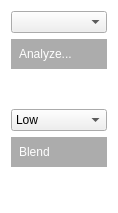
<?xml version="1.0" encoding="UTF-8"?>
<ui version="4.0">
 <class>ManualBlendWidget</class>
 <widget class="QWidget" name="ManualBlendWidget">
  <property name="geometry">
   <rect>
    <x>0</x>
    <y>0</y>
    <width>118</width>
    <height>213</height>
   </rect>
  </property>
  <property name="windowTitle">
   <string>Form</string>
  </property>
  <property name="styleSheet">
   <string notr="true">QWidget#ManualBlendWidget{background:transparent}

QPushButton { 
	background:rgb(90,90,90,128);
	border: 3px solid rgb(90,90,90,0);
	padding: 5px;
    color: white;
	font-size: 12px;
	text-align:left;
}

QPushButton:hover{ background:rgb(255,153,0); border-color:rgb(255,153,0); }
QPushButton:pressed{ background:rgb(255,153,0); border-color:#FFB444; top:2px; }
QPushButton:checked{ background:rgb(255,153,0); border-color:#FFFFFF; top:2px; }
</string>
  </property>
  <layout class="QGridLayout" name="gridLayout">
   <item row="4" column="0">
    <widget class="QPushButton" name="blendButton">
     <property name="text">
      <string>Blend</string>
     </property>
     <property name="icon">
      <iconset resource="../../media/TopoBlender.qrc">
       <normaloff>:/icons/ManualBlend/mb_blend.png</normaloff>:/icons/ManualBlend/mb_blend.png</iconset>
     </property>
     <property name="iconSize">
      <size>
       <width>24</width>
       <height>24</height>
      </size>
     </property>
    </widget>
   </item>
   <item row="0" column="0">
    <widget class="QComboBox" name="categoriesBox"/>
   </item>
   <item row="1" column="0">
    <widget class="QPushButton" name="analyzeButton">
     <property name="text">
      <string>Analyze...</string>
     </property>
     <property name="icon">
      <iconset resource="../../media/TopoBlender.qrc">
       <normaloff>:/icons/ManualBlend/mb_analyze.png</normaloff>:/icons/ManualBlend/mb_analyze.png</iconset>
     </property>
     <property name="iconSize">
      <size>
       <width>24</width>
       <height>24</height>
      </size>
     </property>
    </widget>
   </item>
   <item row="5" column="0">
    <spacer name="verticalSpacer">
     <property name="orientation">
      <enum>Qt::Vertical</enum>
     </property>
     <property name="sizeHint" stdset="0">
      <size>
       <width>20</width>
       <height>40</height>
      </size>
     </property>
    </spacer>
   </item>
   <item row="2" column="0">
    <spacer name="verticalSpacer_2">
     <property name="orientation">
      <enum>Qt::Vertical</enum>
     </property>
     <property name="sizeHint" stdset="0">
      <size>
       <width>20</width>
       <height>40</height>
      </size>
     </property>
    </spacer>
   </item>
   <item row="3" column="0">
    <widget class="QComboBox" name="reconResolution">
     <item>
      <property name="text">
       <string>Low</string>
      </property>
     </item>
     <item>
      <property name="text">
       <string>Medium</string>
      </property>
     </item>
     <item>
      <property name="text">
       <string>High</string>
      </property>
     </item>
    </widget>
   </item>
  </layout>
 </widget>
 <resources>
  <include location="../../media/TopoBlender.qrc"/>
 </resources>
 <connections/>
</ui>
